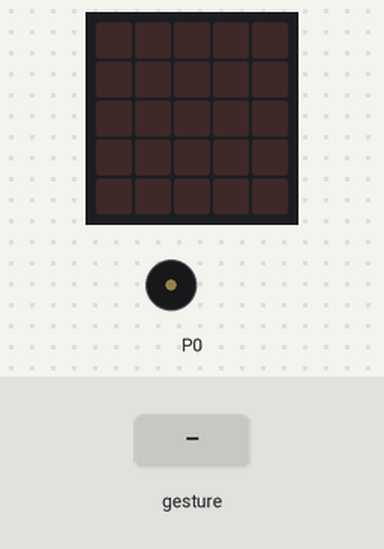
Simulated run of this program. Board: BBC micro:bit (MakeCode). Shown: the board's 5×5 LED display, buzzer (waves = sounding). Inputs (shaded band) come from the test bench. Random numbers come from a fixed seed; a tilt is held for 1.5 s and a shake lasts 1 s, then the board lies face up again.

Above: at 1.2 s.
1.3 s: gesture 'shake'
At 2.15 s:
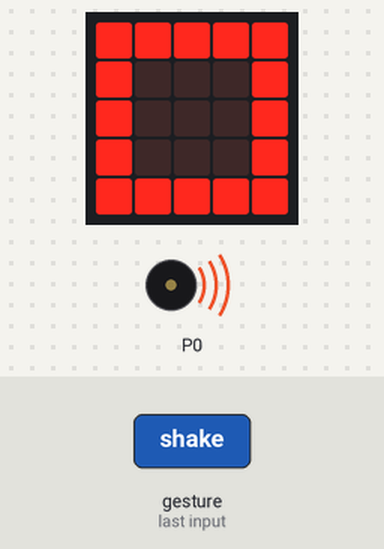
At 3.2 s:
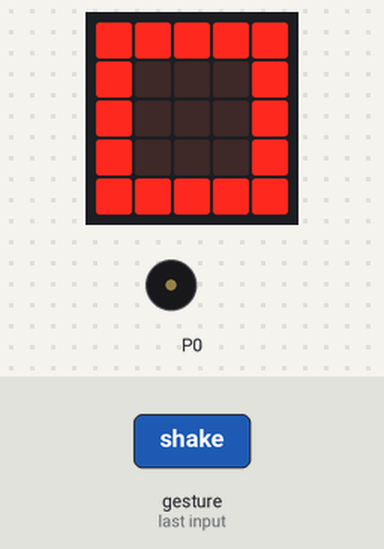
3.9 s: gesture 'shake'
At 6.4 s:
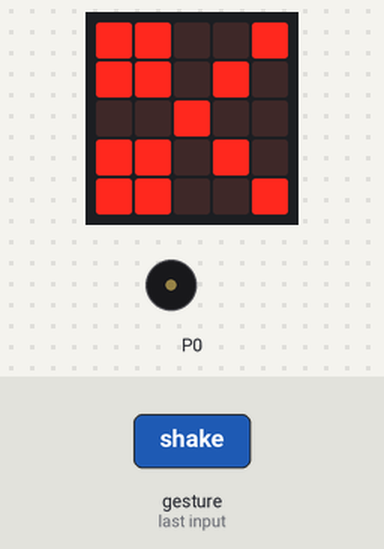
Timing chart, 0 to 7.9 s (numbered marks = the images above; inputs shaded):
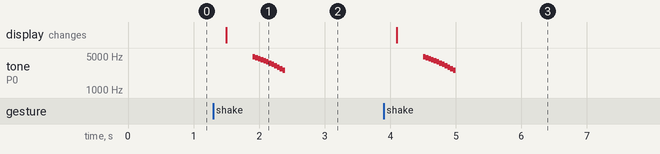

The program:

main.ts
```typescript
let шар = 0
input.onGesture(Gesture.Shake, function () {
    шар += randint(1, 3)
    if (шар == 1) {
        basic.showLeds(`
            # # # # #
            # . . . #
            # . . . #
            # . . . #
            # # # # #
            `)
        music.playSoundEffect(music.createSoundEffect(WaveShape.Square, 4916, 2440, 255, 226, 500, SoundExpressionEffect.None, InterpolationCurve.Linear), SoundExpressionPlayMode.UntilDone)
    } else if (шар == 2) {
        basic.showLeds(`
            . . . . .
            . # # # .
            . # # # .
            . # # # .
            . . . . .
            `)
        music.playSoundEffect(music.createSoundEffect(WaveShape.Sine, 4916, 1, 255, 0, 500, SoundExpressionEffect.None, InterpolationCurve.Linear), SoundExpressionPlayMode.UntilDone)
    } else {
        basic.showLeds(`
            # # . . #
            # # . # .
            . . # . .
            # # . # .
            # # . . #
            `)
        music.playSoundEffect(music.createSoundEffect(WaveShape.Sawtooth, 4916, 2429, 255, 211, 500, SoundExpressionEffect.None, InterpolationCurve.Linear), SoundExpressionPlayMode.UntilDone)
    }
})
basic.forever(function () {

})
```

test.ts
```typescript
// здесь помещаются тесты; они не будут скомпилированы, пока пакет используется в качестве расширения.
```

Measured:
- after the input at 1.3 s, tone on P0: plays 4812 Hz for 0.04 s, 4606 Hz for 0.04 s, 4400 Hz for 0.04 s, 4193 Hz for 0.04 s, 3987 Hz for 0.04 s, 3781 Hz for 0.04 s … (12 notes in this stretch), starting after 0.60 s; the display: changes after 0.20 s (image 1)
- after the input at 3.9 s, tone on P0: plays 4812 Hz for 0.04 s, 4605 Hz for 0.04 s, 4397 Hz for 0.04 s, 4190 Hz for 0.04 s, 3983 Hz for 0.04 s, 3776 Hz for 0.04 s … (12 notes in this stretch), starting after 0.60 s; the display: changes after 0.20 s (image 3)
